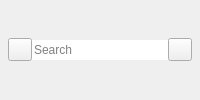
          <widget class="QWidget" name="pSearch">
           <layout class="QHBoxLayout" name="pSearchLayout" stretch="0,0,0">
            <property name="spacing">
             <number>0</number>
            </property>
            <property name="leftMargin">
             <number>8</number>
            </property>
            <property name="topMargin">
             <number>0</number>
            </property>
            <property name="rightMargin">
             <number>8</number>
            </property>
            <property name="bottomMargin">
             <number>0</number>
            </property>
            <item>
             <widget class="QToolButton" name="tSearchIcon">
              <property name="sizePolicy">
               <sizepolicy hsizetype="Fixed" vsizetype="Fixed">
                <horstretch>0</horstretch>
                <verstretch>0</verstretch>
               </sizepolicy>
              </property>
              <property name="icon">
               <iconset resource="../Resources.qrc">
                <normaloff>:/images/transfer_manager/sidebar/search_ico_default.png</normaloff>:/images/transfer_manager/sidebar/search_ico_default.png</iconset>
              </property>
             </widget>
            </item>
            <item>
             <widget class="QLineEdit" name="leSearchField">
              <property name="sizePolicy">
               <sizepolicy hsizetype="Preferred" vsizetype="Fixed">
                <horstretch>0</horstretch>
                <verstretch>0</verstretch>
               </sizepolicy>
              </property>
              <property name="text">
               <string notr="true"/>
              </property>
              <property name="frame">
               <bool>false</bool>
              </property>
              <property name="placeholderText">
               <string>Search</string>
              </property>
             </widget>
            </item>
            <item>
             <widget class="QToolButton" name="tSearchCancel">
              <property name="cursor">
               <cursorShape>PointingHandCursor</cursorShape>
              </property>
              <property name="icon">
               <iconset resource="../Resources.qrc">
                <normaloff>:/images/transfer_manager/sidebar/delete_search_ico_default.png</normaloff>:/images/transfer_manager/sidebar/delete_search_ico_default.png</iconset>
              </property>
              <property name="default_icon" stdset="0">
               <string notr="true">qrc:/images/transfer_manager/sidebar/delete_search_ico_default.png</string>
              </property>
             </widget>
            </item>
           </layout>
          </widget>
